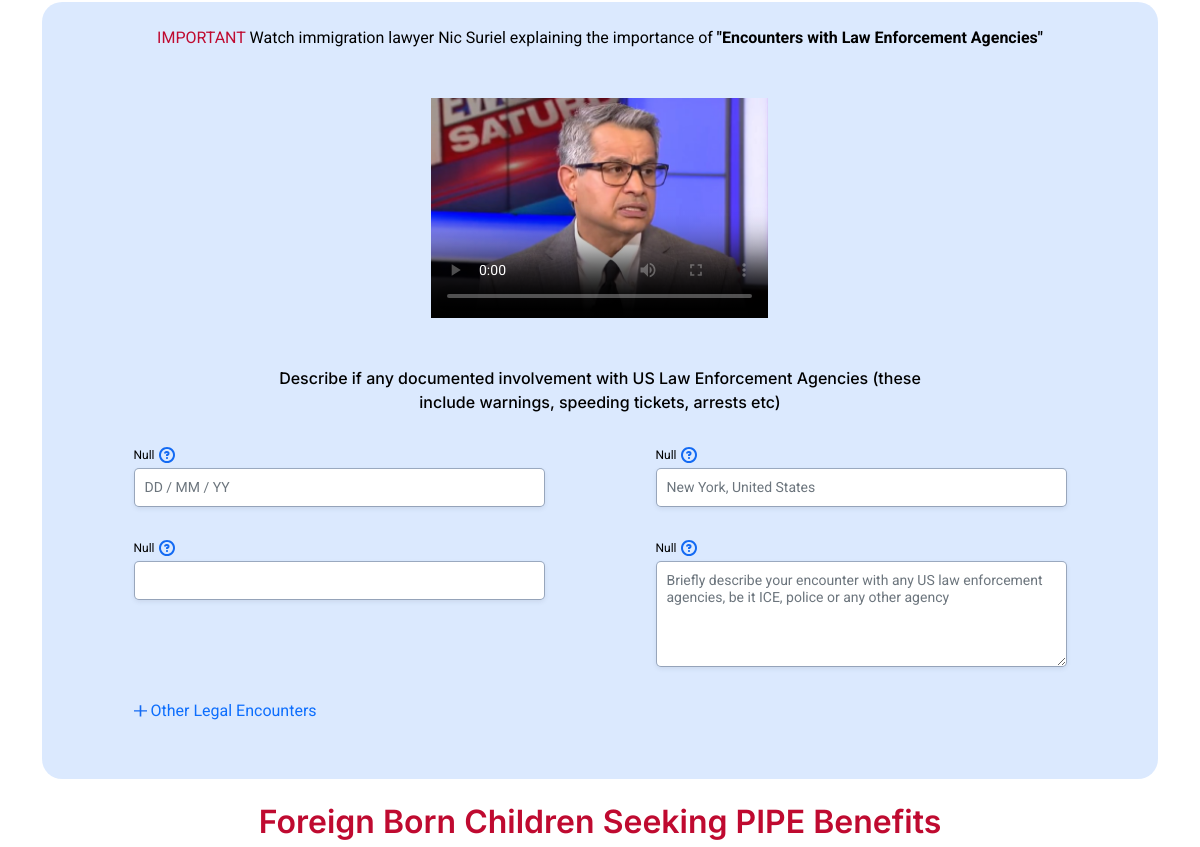
Page /qualification-form.php (middle part) on the earlier database version.
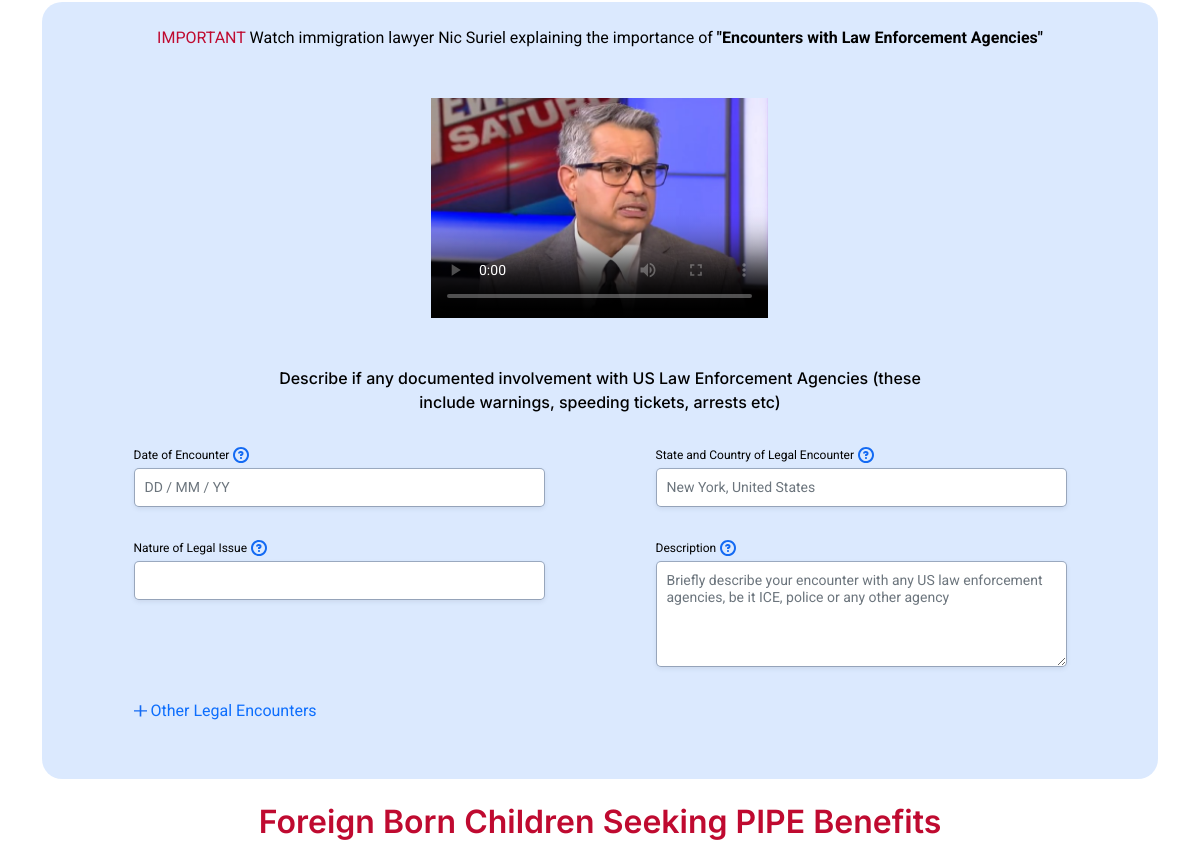
Same page on the later database version.
### tables this page shows
CREATE TABLE `screen` (
  `screen_id` int NOT NULL,
  `ScreenName` varchar(14) DEFAULT NULL,
  `Sequence` varchar(2) DEFAULT NULL,
  `FieldName` varchar(49) DEFAULT NULL,
  `EnglishLabel` varchar(76) DEFAULT NULL,
  `EnglishHelp` varchar(241) DEFAULT NULL,
  `SpanishLabel` varchar(89) DEFAULT NULL,
  `SpanishHelp` varchar(304) DEFAULT NULL,
  `Updated` datetime DEFAULT CURRENT_TIMESTAMP
);

### defines/functions.php (called while the page is built, shortened)
<?php
function getLanguage()
{
    if (isset($_SESSION['language'])) {
        return $_SESSION['language'];
    } else {
        return 'english';
    }
}
function getTranslation($screenName, $sequence, $type)
{
    global $pdo;
    $language = getLanguage();
    if ($type === 'label') {
        $field = ($language === 'english') ? 'EnglishLabel' : 'SpanishLabel';
    } elseif ($type === 'help') {
        $field = ($language === 'english') ? 'EnglishHelp' : 'SpanishHelp';
    } else {
        return "Invalid type specified.";
    }
    $sql = "SELECT $field FROM screen WHERE ScreenName = :screenName AND Sequence = :sequence LIMIT 1";
    try {
        $stmt = $pdo->prepare($sql);
        $stmt->execute([
            ':screenName' => $screenName,
            ':sequence' => $sequence
        ]);
        $result = $stmt->fetch();
        if ($result) {
            return $result[$field];
        } else {
            return "Null";
        }
    } catch (PDOException $e) {
        return "Error: " . $e->getMessage();
    }
}

### qualification-form.php (the view, shortened to what this page needs)
<?php
include './defines/db_conn.php';
include './defines/functions.php';
?>
<!DOCTYPE html>
<html lang="en">
    <head>
        <link rel="stylesheet" href="./assets/css/bootstrap.min.css">
        <link rel="stylesheet" href="https://code.jquery.com/ui/1.12.1/themes/base/jquery-ui.css">
        <link rel="stylesheet" href="https://cdn.tutorialjinni.com/intl-tel-input/17.0.19/css/intlTelInput.css" />
        <link href="https://cdn.jsdelivr.net/npm/select2@4.1.0-rc.0/dist/css/select2.min.css" rel="stylesheet" />
        <link rel="stylesheet" href="./assets/css/style.css?v=1">
    </head>
    <body class="main-form-page roboto lang-<?php echo getLanguage(); ?>">
        <main class="py-5">
            <div class="container">
                <form action="./forms/qualification-form-process.php" method="post" id="qualification-form">
                    <div class="sec-7 mb-4">
                        <fieldset class="px-sm-5 px-4 py-4">
                            <div class="d-flex flex-column gap-5 mb-4 align-items-center">
                                <p class="text-center mb-0 text-black"><span class="text-red">IMPORTANT</span> Watch
                                    immigration lawyer Nic Suriel explaining the importance of <strong>"Encounters with
                                        Law Enforcement Agencies"</strong></p>
                                <video poster="./assets/images/video-poster.png" controls class="info-video">
                                    <source src="./assets/video/sample-video.mp4" type="video/mp4">
                                </video>
                            </div>
                            <div class="text-center col-lg-8 mx-auto">
                                <p class="fw-medium text-black mt-5 inter">Describe if any documented involvement with
                                    US Law Enforcement Agencies (these include warnings, speeding tickets, arrests etc)
                                </p>
                            </div>
                            <div class="row justify-content-around">
                                <div class="col-xl-5 col-lg-6">
                                    <div class="row">
                                        <div class="col-12 mb-3 pt-3">
                                            <label for="dateOfEncounter"
                                                class="form-label gap-1 d-flex align-items-center"><span><?php echo getTranslation('Qualification',78,'label'); ?></span><img src="./assets/images/question-icon.svg" data-bs-toggle="tooltip" title="<?php echo getTranslation('Qualification',78,'help'); ?>"
                                                    class="help-icon" alt="Icon" width="16"></label>
                                            <div class="input-div">
                                                <input type="text" class="form-control mt-1 date" id="dateOfEncounter" name="dateOfEncounter[]"
                                                    placeholder="DD / MM / YY">
                                            </div>
                                        </div>
                                    </div>
                                </div>
                                <div class="col-xl-5 col-lg-6">
                                    <div class="row">
                                        <div class="col-12 mb-3 pt-3">
                                            <label for="stateCountryOfLegalEncounter"
                                                class="form-label gap-1 d-flex align-items-center"><span><?php echo getTranslation('Qualification',79,'label'); ?></span><img
                                                    src="./assets/images/question-icon.svg" data-bs-toggle="tooltip" title="<?php echo getTranslation('Qualification',79,'help'); ?>" class="help-icon" alt="Icon"
                                                    width="16"></label>
                                            <div class="input-div">
                                                <input type="text" class="form-control mt-1" id="stateCountryOfLegalEncounter" name="stateCountryOfLegalEncounter[]"
                                                    placeholder="New York, United States">
                                            </div>
                                        </div>
                                    </div>
                                </div>
                                <div class="col-xl-5 col-lg-6">
                                    <div class="row">
                                        <div class="col-12 mb-3 pt-3">
                                            <label for="natureOfLegalIssue"
                                                class="form-label gap-1 d-flex align-items-center"><span><?php echo getTranslation('Qualification',80,'label'); ?></span><img src="./assets/images/question-icon.svg" data-bs-toggle="tooltip" title="<?php echo getTranslation('Qualification',80,'help'); ?>" class="help-icon" alt="Icon"
                                                    width="16"></label>
                                            <div class="input-div">
                                                <input type="text" class="form-control mt-1" id="natureOfLegalIssue" name="natureOfLegalIssue[]"
                                                    placeholder="">
                                            </div>
                                        </div>
                                    </div>
                                </div>
                                <div class="col-xl-5 col-lg-6">
                                    <div class="row">
                                        <div class="col-12 mb-3 pt-3">
                                            <label for="issueDescription"
                                                class="form-label gap-1 d-flex align-items-center"><span><?php echo getTranslation('Qualification',81,'label'); ?></span><img
                                                    src="./assets/images/question-icon.svg" data-bs-toggle="tooltip" title="<?php echo getTranslation('Qualification',81,'help'); ?>" class="help-icon" alt="Icon"
                                                    width="16"></label>
                                            <div class="input-div">
                                                <textarea class="form-control mt-1" rows="5" id="issueDescription" name="issueDescription[]"
                                                    placeholder="Briefly describe your encounter with any US law enforcement agencies, be it ICE, police or any other agency"></textarea>
                                            </div>
                                        </div>
                                    </div>
                                </div>
                                <div class="col-xl-5 col-lg-6">
                                    <div class="row">
                                        <div class="col-12 mb-3 pt-3 text-start">
                                            <p
                                                class="d-flex gap-1 justify-content-start align-items-center more-encounters text-primary">
                                                <img src="./assets/images/plus.svg" class="help-icon" alt="Icon" width="13"><span>Other
                                                    Legal Encounters</span>
                                            </p>
                                        </div>
                                    </div>
                                </div>
                                <div class="col-xl-5 col-lg-6"></div>
                            </div>
                        </fieldset>
                    </div>
                    <div class="sec-8 mb-4">
                        <h3 class="form-sec-title text-center inter"><?php echo getTranslation('Qualification',66,'label'); ?></h3>
                    </div>
                </form>
            </div>
        </main>
    </body>
    <body>
    </body>
</html>

### assets/css/style.css (style rules this page uses)
body { color: #000; }
main { margin: 0 auto; max-width: 1500px; }
.roboto { font-family: "Roboto", sans-serif; }
.inter { font-family: "Inter", sans-serif; }
.form-sec-title { font-size: 32px; font-weight: 600; color: rgba(191, 10, 48, 1); }
.main-form-page fieldset { background-color: rgba(19, 106, 243, 0.15); border-radius: 20px; }
.text-black { color: #000; }
.fw-medium { font-weight: 500; }
.info-video { height: 220px; object-fit: cover; }
.text-primary { color: rgba(19, 106, 243, 1); }
.text-red { color: rgba(191, 10, 48, 1); }

Differences in the rows shown:
added screen: EnglishLabel "Date of Encounter"
added screen: EnglishLabel "State and Country of Legal Encounter"
added screen: EnglishLabel "Nature of Legal Issue"
added screen: EnglishLabel "Description"
Other differences:
getTranslation('Qualification',78,'label'): "Null" → (not shown)
getTranslation('Qualification',79,'label'): "Null" → (not shown)
getTranslation('Qualification',80,'label'): "Null" → (not shown)
getTranslation('Qualification',81,'label'): "Null" → (not shown)
